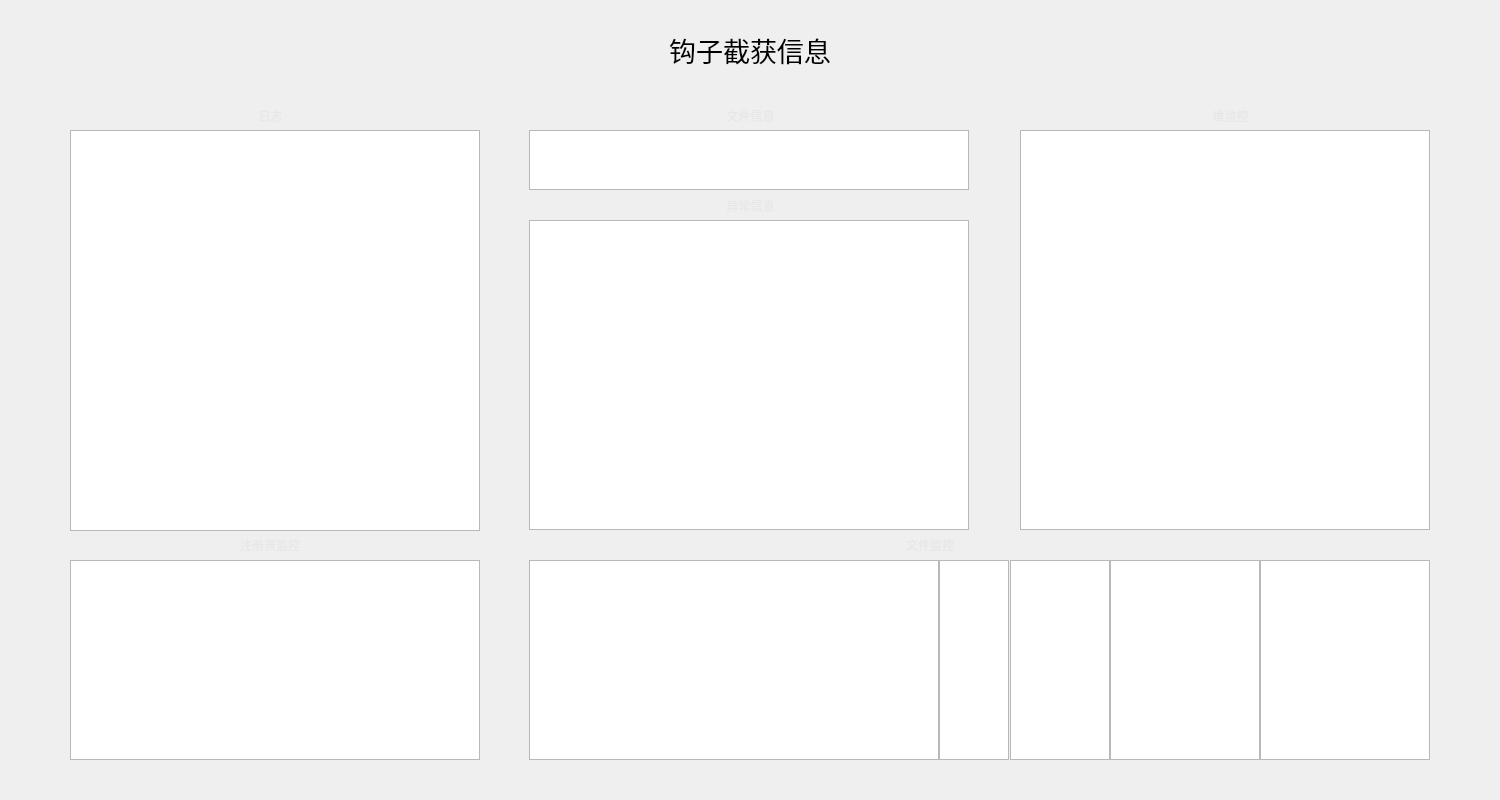
<?xml version="1.0" encoding="UTF-8"?>
<ui version="4.0">
 <class>Output</class>
 <widget class="QWidget" name="Output">
  <property name="geometry">
   <rect>
    <x>0</x>
    <y>0</y>
    <width>1500</width>
    <height>800</height>
   </rect>
  </property>
  <property name="windowTitle">
   <string>Form</string>
  </property>
  <widget class="QLabel" name="label">
   <property name="geometry">
    <rect>
     <x>0</x>
     <y>0</y>
     <width>1500</width>
     <height>800</height>
    </rect>
   </property>
   <property name="text">
    <string/>
   </property>
   <property name="pixmap">
    <pixmap resource="background.qrc">:/background/back.png</pixmap>
   </property>
   <property name="scaledContents">
    <bool>true</bool>
   </property>
  </widget>
  <widget class="QPlainTextEdit" name="logInfo">
   <property name="geometry">
    <rect>
     <x>70</x>
     <y>130</y>
     <width>410</width>
     <height>401</height>
    </rect>
   </property>
   <property name="font">
    <font>
     <family>Source Code Pro</family>
     <bold>false</bold>
    </font>
   </property>
   <property name="plainText">
    <string/>
   </property>
  </widget>
  <widget class="QLabel" name="title">
   <property name="geometry">
    <rect>
     <x>140</x>
     <y>20</y>
     <width>1220</width>
     <height>60</height>
    </rect>
   </property>
   <property name="palette">
    <palette>
     <active>
      <colorrole role="WindowText">
       <brush brushstyle="SolidPattern">
        <color alpha="255">
         <red>255</red>
         <green>255</green>
         <blue>255</blue>
        </color>
       </brush>
      </colorrole>
     </active>
     <inactive>
      <colorrole role="WindowText">
       <brush brushstyle="SolidPattern">
        <color alpha="255">
         <red>0</red>
         <green>0</green>
         <blue>0</blue>
        </color>
       </brush>
      </colorrole>
     </inactive>
     <disabled>
      <colorrole role="WindowText">
       <brush brushstyle="SolidPattern">
        <color alpha="255">
         <red>120</red>
         <green>120</green>
         <blue>120</blue>
        </color>
       </brush>
      </colorrole>
     </disabled>
    </palette>
   </property>
   <property name="font">
    <font>
     <family>汉仪瑞虎宋W</family>
     <pointsize>20</pointsize>
    </font>
   </property>
   <property name="text">
    <string>钩子截获信息</string>
   </property>
   <property name="alignment">
    <set>Qt::AlignCenter</set>
   </property>
  </widget>
  <widget class="QTableView" name="processInfo">
   <property name="geometry">
    <rect>
     <x>529</x>
     <y>130</y>
     <width>440</width>
     <height>60</height>
    </rect>
   </property>
  </widget>
  <widget class="QTreeView" name="heapView">
   <property name="geometry">
    <rect>
     <x>1020</x>
     <y>130</y>
     <width>410</width>
     <height>400</height>
    </rect>
   </property>
   <property name="font">
    <font>
     <family>Source Code Pro</family>
    </font>
   </property>
  </widget>
  <widget class="QLabel" name="label_2">
   <property name="geometry">
    <rect>
     <x>1190</x>
     <y>100</y>
     <width>81</width>
     <height>31</height>
    </rect>
   </property>
   <property name="palette">
    <palette>
     <active>
      <colorrole role="WindowText">
       <brush brushstyle="SolidPattern">
        <color alpha="255">
         <red>255</red>
         <green>255</green>
         <blue>255</blue>
        </color>
       </brush>
      </colorrole>
     </active>
     <inactive>
      <colorrole role="WindowText">
       <brush brushstyle="SolidPattern">
        <color alpha="255">
         <red>231</red>
         <green>231</green>
         <blue>231</blue>
        </color>
       </brush>
      </colorrole>
     </inactive>
     <disabled>
      <colorrole role="WindowText">
       <brush brushstyle="SolidPattern">
        <color alpha="127">
         <red>255</red>
         <green>255</green>
         <blue>255</blue>
        </color>
       </brush>
      </colorrole>
     </disabled>
    </palette>
   </property>
   <property name="font">
    <font>
     <family>汉仪唐美人 95W</family>
    </font>
   </property>
   <property name="text">
    <string>堆监控</string>
   </property>
   <property name="alignment">
    <set>Qt::AlignCenter</set>
   </property>
  </widget>
  <widget class="QLabel" name="label_3">
   <property name="geometry">
    <rect>
     <x>710</x>
     <y>100</y>
     <width>81</width>
     <height>31</height>
    </rect>
   </property>
   <property name="palette">
    <palette>
     <active>
      <colorrole role="WindowText">
       <brush brushstyle="SolidPattern">
        <color alpha="255">
         <red>255</red>
         <green>255</green>
         <blue>255</blue>
        </color>
       </brush>
      </colorrole>
     </active>
     <inactive>
      <colorrole role="WindowText">
       <brush brushstyle="SolidPattern">
        <color alpha="255">
         <red>231</red>
         <green>231</green>
         <blue>231</blue>
        </color>
       </brush>
      </colorrole>
     </inactive>
     <disabled>
      <colorrole role="WindowText">
       <brush brushstyle="SolidPattern">
        <color alpha="127">
         <red>255</red>
         <green>255</green>
         <blue>255</blue>
        </color>
       </brush>
      </colorrole>
     </disabled>
    </palette>
   </property>
   <property name="font">
    <font>
     <family>汉仪唐美人 95W</family>
    </font>
   </property>
   <property name="text">
    <string>文件信息</string>
   </property>
   <property name="alignment">
    <set>Qt::AlignCenter</set>
   </property>
  </widget>
  <widget class="QLabel" name="label_4">
   <property name="geometry">
    <rect>
     <x>230</x>
     <y>100</y>
     <width>81</width>
     <height>31</height>
    </rect>
   </property>
   <property name="palette">
    <palette>
     <active>
      <colorrole role="WindowText">
       <brush brushstyle="SolidPattern">
        <color alpha="255">
         <red>255</red>
         <green>255</green>
         <blue>255</blue>
        </color>
       </brush>
      </colorrole>
     </active>
     <inactive>
      <colorrole role="WindowText">
       <brush brushstyle="SolidPattern">
        <color alpha="255">
         <red>231</red>
         <green>231</green>
         <blue>231</blue>
        </color>
       </brush>
      </colorrole>
     </inactive>
     <disabled>
      <colorrole role="WindowText">
       <brush brushstyle="SolidPattern">
        <color alpha="127">
         <red>255</red>
         <green>255</green>
         <blue>255</blue>
        </color>
       </brush>
      </colorrole>
     </disabled>
    </palette>
   </property>
   <property name="font">
    <font>
     <family>汉仪唐美人 95W</family>
    </font>
   </property>
   <property name="text">
    <string>日志</string>
   </property>
   <property name="alignment">
    <set>Qt::AlignCenter</set>
   </property>
  </widget>
  <widget class="QLabel" name="label_5">
   <property name="geometry">
    <rect>
     <x>710</x>
     <y>190</y>
     <width>81</width>
     <height>31</height>
    </rect>
   </property>
   <property name="palette">
    <palette>
     <active>
      <colorrole role="WindowText">
       <brush brushstyle="SolidPattern">
        <color alpha="255">
         <red>255</red>
         <green>255</green>
         <blue>255</blue>
        </color>
       </brush>
      </colorrole>
     </active>
     <inactive>
      <colorrole role="WindowText">
       <brush brushstyle="SolidPattern">
        <color alpha="255">
         <red>231</red>
         <green>231</green>
         <blue>231</blue>
        </color>
       </brush>
      </colorrole>
     </inactive>
     <disabled>
      <colorrole role="WindowText">
       <brush brushstyle="SolidPattern">
        <color alpha="127">
         <red>255</red>
         <green>255</green>
         <blue>255</blue>
        </color>
       </brush>
      </colorrole>
     </disabled>
    </palette>
   </property>
   <property name="font">
    <font>
     <family>汉仪唐美人 95W</family>
    </font>
   </property>
   <property name="text">
    <string>异常信息</string>
   </property>
   <property name="alignment">
    <set>Qt::AlignCenter</set>
   </property>
  </widget>
  <widget class="QTableView" name="exceptionWindow">
   <property name="geometry">
    <rect>
     <x>529</x>
     <y>220</y>
     <width>440</width>
     <height>310</height>
    </rect>
   </property>
  </widget>
  <widget class="QLabel" name="label_6">
   <property name="geometry">
    <rect>
     <x>890</x>
     <y>530</y>
     <width>80</width>
     <height>30</height>
    </rect>
   </property>
   <property name="palette">
    <palette>
     <active>
      <colorrole role="WindowText">
       <brush brushstyle="SolidPattern">
        <color alpha="255">
         <red>255</red>
         <green>255</green>
         <blue>255</blue>
        </color>
       </brush>
      </colorrole>
     </active>
     <inactive>
      <colorrole role="WindowText">
       <brush brushstyle="SolidPattern">
        <color alpha="255">
         <red>231</red>
         <green>231</green>
         <blue>231</blue>
        </color>
       </brush>
      </colorrole>
     </inactive>
     <disabled>
      <colorrole role="WindowText">
       <brush brushstyle="SolidPattern">
        <color alpha="127">
         <red>255</red>
         <green>255</green>
         <blue>255</blue>
        </color>
       </brush>
      </colorrole>
     </disabled>
    </palette>
   </property>
   <property name="font">
    <font>
     <family>汉仪唐美人 95W</family>
    </font>
   </property>
   <property name="text">
    <string>文件监控</string>
   </property>
   <property name="alignment">
    <set>Qt::AlignCenter</set>
   </property>
  </widget>
  <widget class="QTreeView" name="fileView">
   <property name="geometry">
    <rect>
     <x>529</x>
     <y>560</y>
     <width>410</width>
     <height>200</height>
    </rect>
   </property>
  </widget>
  <widget class="QListView" name="fileAccess">
   <property name="geometry">
    <rect>
     <x>939</x>
     <y>560</y>
     <width>70</width>
     <height>200</height>
    </rect>
   </property>
  </widget>
  <widget class="QListView" name="fileShareMode">
   <property name="geometry">
    <rect>
     <x>1010</x>
     <y>560</y>
     <width>100</width>
     <height>200</height>
    </rect>
   </property>
  </widget>
  <widget class="QListView" name="fileCreationDisposition">
   <property name="geometry">
    <rect>
     <x>1110</x>
     <y>560</y>
     <width>150</width>
     <height>200</height>
    </rect>
   </property>
  </widget>
  <widget class="QListView" name="fileFlagsAndAttributes">
   <property name="geometry">
    <rect>
     <x>1260</x>
     <y>560</y>
     <width>170</width>
     <height>200</height>
    </rect>
   </property>
  </widget>
  <widget class="QTreeView" name="regeditView">
   <property name="geometry">
    <rect>
     <x>70</x>
     <y>560</y>
     <width>410</width>
     <height>200</height>
    </rect>
   </property>
  </widget>
  <widget class="QLabel" name="label_7">
   <property name="geometry">
    <rect>
     <x>230</x>
     <y>530</y>
     <width>80</width>
     <height>30</height>
    </rect>
   </property>
   <property name="palette">
    <palette>
     <active>
      <colorrole role="WindowText">
       <brush brushstyle="SolidPattern">
        <color alpha="255">
         <red>255</red>
         <green>255</green>
         <blue>255</blue>
        </color>
       </brush>
      </colorrole>
     </active>
     <inactive>
      <colorrole role="WindowText">
       <brush brushstyle="SolidPattern">
        <color alpha="255">
         <red>231</red>
         <green>231</green>
         <blue>231</blue>
        </color>
       </brush>
      </colorrole>
     </inactive>
     <disabled>
      <colorrole role="WindowText">
       <brush brushstyle="SolidPattern">
        <color alpha="127">
         <red>255</red>
         <green>255</green>
         <blue>255</blue>
        </color>
       </brush>
      </colorrole>
     </disabled>
    </palette>
   </property>
   <property name="font">
    <font>
     <family>汉仪唐美人 95W</family>
    </font>
   </property>
   <property name="text">
    <string>注册表监控</string>
   </property>
   <property name="alignment">
    <set>Qt::AlignCenter</set>
   </property>
  </widget>
 </widget>
 <resources>
  <include location="background.qrc"/>
 </resources>
 <connections/>
</ui>
